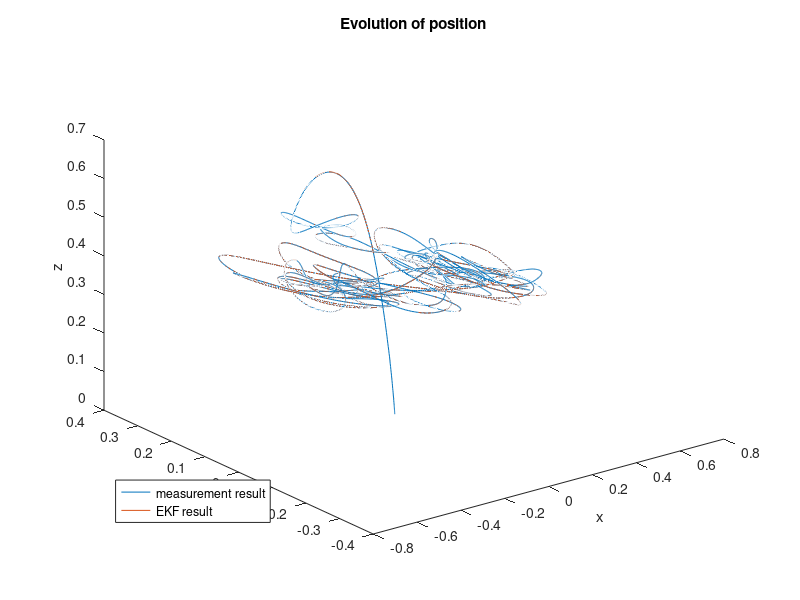
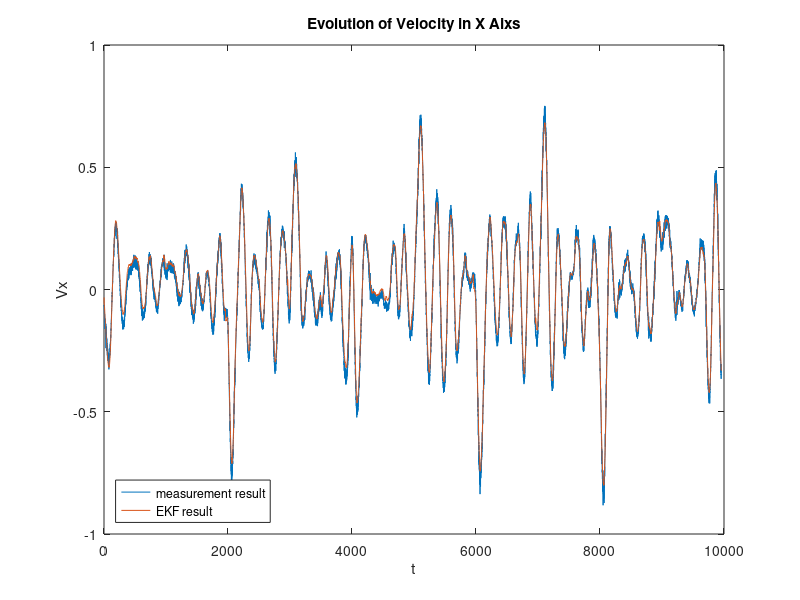
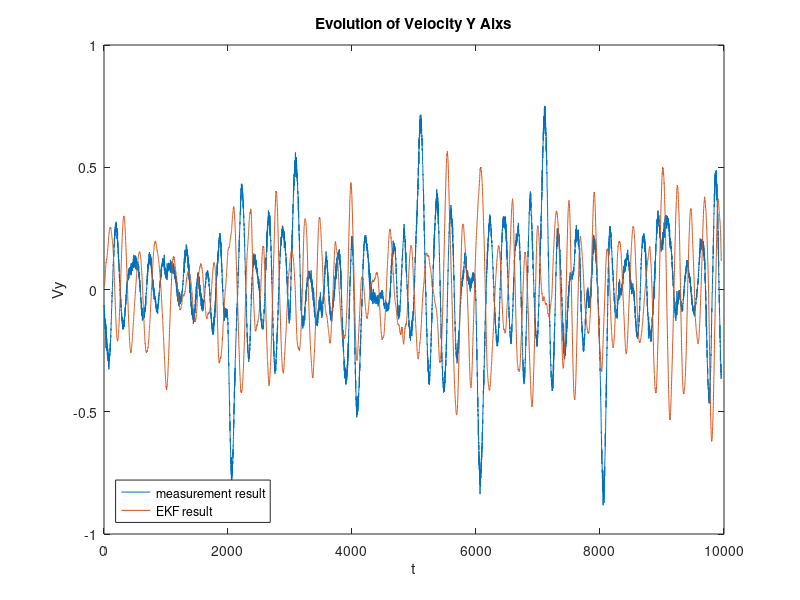
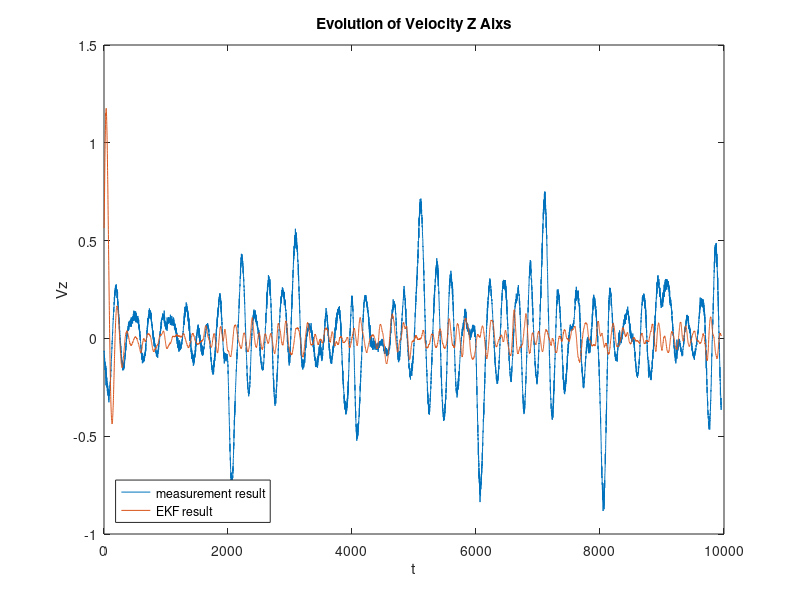

Reproduce these figures in MATLAB, in order.
%Wuyuan Chen
clear all
clc
S = load('data3D.mat');



sigmaVx = 2*0.01^2/(S.dtrec(44)^2);
sigmaVy = 2*0.01^2/(S.dtrec(44)^2);
sigmaVz = 2*0.01^2/(S.dtrec(44)^2);
sigmaYaw = (pi/180)^2;

 g = 9.8;
 %c = 5.7718e+07;
 c =1;
dt0 = S.dtrec(44);
varQ = [1 1 1 .001];


varR = [0.01^2, 0.01^2, 0.01^2, (pi/180)^2];
R = diag(varR);

VxeRec = [];
VyeRec = [];
VzeRec = [];
%----------------------inital guess ----------------------------%
xm0 = S.xm(44); ym0 = S.ym(44); zm0 = S.zm(44); vx0 = (S.xm(44)-S.xm(43))/dt0;
vy0 = (S.ym(44)-S.ym(43))/dt0; vz0 = (S.zm(44)-S.zm(43))/dt0;
yawm0 = S.yawm(44);
pitch = S.pitch * (pi/180);
roll = S.roll * (pi/180);

Xm = [xm0; ym0; zm0; vx0; vy0; vz0; yawm0];
xRec = Xm;
varP0 = [0.01^2 0.01^2 0.01^2 2*0.01^2/S.dtrec(44)^2 2*0.01^2/S.dtrec(44)^2 2*0.01^2/S.dtrec(44)^2 (pi/180)^2];
Pm = diag(varP0);
for k=45:length(S.xm)
     dt = S.dtrec(k-1);
     Q = diag(varQ) * dt;
     gamma = [0 0 0 0;
           0 0 0 0;
           0 0 0 0;
           sigmaVx 0 0 0;
           0 sigmaVy 0 0;
           0 0 sigmaVz 0;
           0 0 0 sigmaYaw];
     
     H = [1 0 0 0 0 0 0;
          0 1 0 0 0 0 0;
          0 0 1 0 0 0 0;
          0 0 0 0 0 0 1];
    % df4 = 0;
     %df5 = 0;
     df4 = c*g*S.dtrec(k-1)*(cos(Xm(7))*sin(roll(k-1)) - sin(Xm(7))*cos(roll(k-1))*sin(pitch(k-1)));
     df5 = c*g*S.dtrec(k-1)*(cos(Xm(7))*cos(roll(k-1))*sin(pitch(k-1)) + sin(Xm(7))*sin(roll(k-1)));
     phi = [1 0 0 dt 0 0 0;
            0 1 0 0 dt 0 0;
            0 0 1 0 0 dt 0;
            0 0 0 1 0 0 df4;
            0 0 0 0 1 0 df5;
            0 0 0 0 0 1 0;
            0 0 0 0 0 0 1 ];
    %-------------------Prediction step-------------------------
    Lx = c*g*(sin(Xm(7))*sin(roll(k-1)) + cos(Xm(7))*cos(roll(k-1))*sin(pitch(k-1)))*dt;
    %Lx = 0;
    Ly = c*g*(sin(Xm(7))*cos(roll(k-1))*sin(pitch(k-1)) - cos(Xm(7))*sin(roll(k-1)))*dt;
    %Ly = 0;
    Lz = (c*g*cos(roll(k-1))*cos(pitch(k-1)) - g)*dt;
    %Lz = 0;
   
    Xm = Xm + [Xm(4)*dt; Xm(5)*dt; Xm(6)*dt; Lx; Ly; Lz; 0];
    Pm = phi*Pm*phi' + gamma*Q*gamma';
    
    %-----------------Update step----------------------
    K = Pm*H'/(H*Pm*H' + R);
    res = [S.xm(k); S.ym(k); S.zm(k); S.yawm(k)] - [Xm(1); Xm(2); Xm(3); Xm(7)];
    Xm = Xm + K*(res);
    xRec = [xRec Xm];
    Pm = (eye(7) - K*H)*Pm;
    
    %velocity
    Vxe = (S.xm(k) - S.xm(k-1))/dt;
    Vye = (S.ym(k) - S.ym(k-1))/dt;
    Vze = (S.zm(k) - S.zm(k-1))/dt;
    
    VxeRec = [VxeRec Vxe];
    VyeRec = [VyeRec Vxe];
    VzeRec = [VzeRec Vxe];
    
    
    
end 
 plot3(S.xm, S.ym, S.zm); hold on
 plot3(xRec(1,:), xRec(2,:), xRec(3,:));
 xlabel('x'), ylabel('y'), zlabel('z'), title('Evolution of position'); hold on
 legend('measurement result','EKF result','Location','southwest')
 figure
 
 plot(VxeRec); hold on
 plot(xRec(4,:));
 xlabel('t'), ylabel('Vx'); hold on
 title('Evolution of Velocity in X Aixs')
 legend('measurement result','EKF result','Location','southwest')
 figure 
 
 plot(VyeRec); hold on
 plot(xRec(5,:));
 xlabel('t'), ylabel('Vy'); hold on
 title('Evolution of Velocity Y Aixs') 
 legend('measurement result','EKF result','Location','southwest')
 figure 
 
 plot(VzeRec); hold on
 plot(xRec(6,:));
 xlabel('t'), ylabel('Vz'); hold on
 title('Evolution of Velocity Z Aixs')
 legend('measurement result','EKF result','Location','southwest')
% figure
% plot(S.roll);title('Evolution of Roll')
% figure
% plot(S.yawm);title('Evolution of yam')
% figure 
% plot(S.thrust); title('Evolution of thrust')
% figure 
% plot(S.ans);title('Evolution of angles')
% figure 
% plot(S.xm); title('Evolution of x')
% figure
% plot(S.ym); title('Evolution of y')
% figure
% plot(S.zm); title('Evolution of z')


